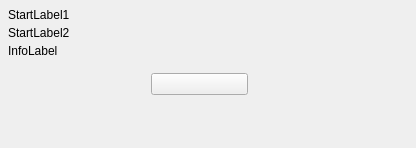
<?xml version="1.0" encoding="UTF-8"?>
<ui version="4.0">
  <class>SelectCDDriveToMountByDataForm</class>
  <widget class="QDialog" name="SelectCDDriveToMountByDataForm">
    <property name="geometry"><rect><x>0</x><y>0</y><width>416</width><height>148</height></rect></property>
    <property name="windowTitle"><string>SelectCDDriveToMountByDataForm</string></property>
    <property name="vclBorderStyle" stdset="0"><string notr="true">bsDialog</string></property>
    <property name="vclPosition" stdset="0"><string notr="true">poOwnerFormCenter</string></property>
    <property name="vclDesignWidth" stdset="0"><number>416</number></property>
    <property name="vclDesignHeight" stdset="0"><number>148</number></property>
    <layout class="QVBoxLayout" name="SelectCDDriveToMountByDataForm_Layout" stretch="0,0,0,1">
      <property name="leftMargin"><number>8</number></property>
      <property name="topMargin"><number>8</number></property>
      <property name="rightMargin"><number>8</number></property>
      <property name="bottomMargin"><number>8</number></property>
      <property name="spacing"><number>0</number></property>
      <item>
        <layout class="QGridLayout" name="SelectCDDriveToMountByDataForm_Section1" columnstretch="0,1">
          <property name="leftMargin"><number>0</number></property>
          <property name="topMargin"><number>0</number></property>
          <property name="rightMargin"><number>0</number></property>
          <property name="bottomMargin"><number>0</number></property>
          <property name="horizontalSpacing"><number>8</number></property>
          <property name="verticalSpacing"><number>4</number></property>
          <item row="0" column="0" colspan="2">
            <widget class="QLabel" name="StartLabel1">
              <property name="text"><string>StartLabel1</string></property>
              <property name="textFormat"><enum>Qt::PlainText</enum></property>
              <property name="alignment"><set>Qt::AlignLeft|Qt::AlignTop</set></property>
            </widget>
          </item>
          <item row="1" column="0" colspan="2">
            <widget class="QLabel" name="StartLabel2">
              <property name="text"><string>StartLabel2</string></property>
              <property name="textFormat"><enum>Qt::PlainText</enum></property>
              <property name="alignment"><set>Qt::AlignLeft|Qt::AlignTop</set></property>
            </widget>
          </item>
          <item row="2" column="0" colspan="2">
            <widget class="QLabel" name="InfoLabel">
              <property name="text"><string>InfoLabel</string></property>
              <property name="textFormat"><enum>Qt::PlainText</enum></property>
              <property name="wordWrap"><bool>true</bool></property>
              <property name="alignment"><set>Qt::AlignLeft|Qt::AlignTop</set></property>
            </widget>
          </item>
          <item row="0" column="1">
            <spacer name="SelectCDDriveToMountByDataForm_Section1_HFill">
              <property name="orientation"><enum>Qt::Horizontal</enum></property>
              <property name="sizeHint" stdset="0"><size><width>0</width><height>0</height></size></property>
            </spacer>
          </item>
        </layout>
      </item>
      <item>
        <spacer name="SelectCDDriveToMountByDataForm_Gap1">
          <property name="orientation"><enum>Qt::Vertical</enum></property>
          <property name="sizeType"><enum>QSizePolicy::Fixed</enum></property>
          <property name="sizeHint" stdset="0"><size><width>0</width><height>15</height></size></property>
        </spacer>
      </item>
      <item>
        <layout class="QGridLayout" name="SelectCDDriveToMountByDataForm_Section2" columnstretch="0,1">
          <property name="leftMargin"><number>143</number></property>
          <property name="topMargin"><number>0</number></property>
          <property name="rightMargin"><number>0</number></property>
          <property name="bottomMargin"><number>0</number></property>
          <property name="horizontalSpacing"><number>8</number></property>
          <property name="verticalSpacing"><number>4</number></property>
          <item row="0" column="0" alignment="Qt::AlignLeft">
            <widget class="QPushButton" name="CancelButton">
              <property name="text"><string /></property>
              <property name="autoDefault"><bool>false</bool></property>
              <property name="vclKind" stdset="0"><string notr="true">bkCancel</string></property>
              <property name="vclCancel" stdset="0"><bool>true</bool></property>
              <property name="vclModalResult" stdset="0"><string notr="true">mrCancel</string></property>
              <property name="minimumSize"><size><width>97</width><height>0</height></size></property>
            </widget>
          </item>
          <item row="0" column="1">
            <spacer name="SelectCDDriveToMountByDataForm_Section2_HFill">
              <property name="orientation"><enum>Qt::Horizontal</enum></property>
              <property name="sizeHint" stdset="0"><size><width>0</width><height>0</height></size></property>
            </spacer>
          </item>
        </layout>
      </item>
      <item>
        <spacer name="SelectCDDriveToMountByDataForm_VFill">
          <property name="orientation"><enum>Qt::Vertical</enum></property>
          <property name="sizeHint" stdset="0"><size><width>0</width><height>0</height></size></property>
        </spacer>
      </item>
    </layout>
  </widget>
  <resources>
    <include location="../../resources/dfend.qrc" />
  </resources>
  <connections />
</ui>
